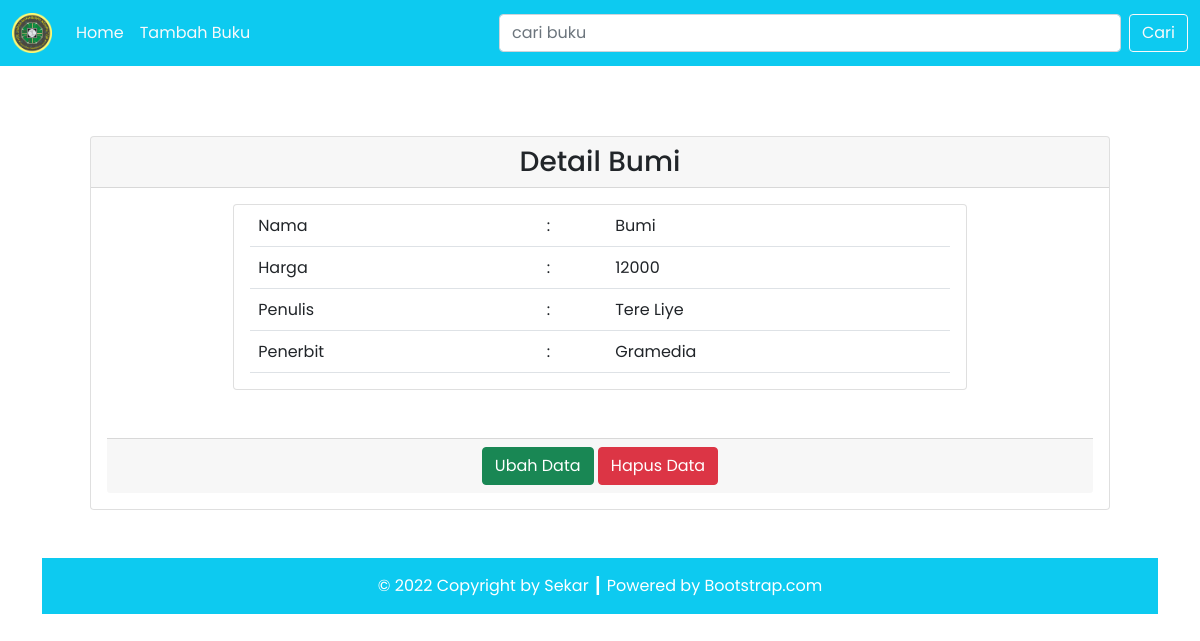
Screenshot of /tp3/detail.php?id=16 with the database file from the repository.
### tables this page shows
CREATE TABLE `buku` (
  `id_buku` int(11) NOT NULL,
  `judul_buku` varchar(100) NOT NULL,
  `harga_buku` varchar(100) NOT NULL,
  `id_penulis` int(11) NOT NULL,
  `id_penerbit` int(11) NOT NULL
);

CREATE TABLE `penulis` (
  `id_penulis` int(11) NOT NULL,
  `nama_penulis` varchar(100) NOT NULL
);

CREATE TABLE `penerbit` (
  `id_penerbit` int(11) NOT NULL,
  `nama_penerbit` varchar(100) NOT NULL
);

### tp3/config/db.php (called while the page is built)
<?php
$DB_HOST = "localhost";
$DB_USERNAME = "root";
$DB_PASSWORD = "";
$DB_NAME = "db_buku";

### tp3/classes/DB.php (called while the page is built, shortened)
<?php
class DB
{
    private $hostname;
    private $username;
    private $password;
    private $dbname;
    private $conn;
    private $result;
    function __construct($hostname, $username, $password, $dbname)
    {
        $this->hostname = $hostname;
        $this->username = $username;
        $this->password = $password;
        $this->dbname = $dbname;
    }
    function open()
    {
        $this->conn = mysqli_connect($this->hostname, $this->username, $this->password, $this->dbname);
    }
    function execute($query)
    {
        $this->result = mysqli_query($this->conn, $query);
    }
    function getResult()
    {
        return mysqli_fetch_array($this->result);
    }
}

### tp3/classes/Buku.php (called while the page is built, shortened)
<?php
class Buku extends DB
{
    function getBukuById($id)
    {
        $query = "SELECT * FROM buku JOIN penulis ON buku.id_penulis=penulis.id_penulis JOIN penerbit ON buku.id_penerbit=penerbit.id_penerbit WHERE id_buku=$id";
        return $this->execute($query);
    }
}

### tp3/detail.php (the view, shortened to what this page needs)
<?php
include('config/db.php');
include('classes/DB.php');
include('classes/Buku.php');
include('classes/Penerbit.php');
$buku = new Buku($DB_HOST, $DB_USERNAME, $DB_PASSWORD, $DB_NAME);
$buku->open();
$data = null;
if (isset($_GET['id'])) {
    $id_buku = $_GET['id'];
    var_dump($id_buku);
    if ($id_buku > 0) {
        $buku->getBukuById($id_buku);
        $row = $buku->getResult();
        if ($row) {
            $data .= '<div class="card-header text-center">
            <h3 class="my-0">Detail ' . $row['judul_buku'] . '</h3>
            </div>
            <div class="card-body">
                <div class="row justify-content-center mb-5">
                    <div class="col-9">
                        <div class="card px-3">
                            <table class="table">
                                <tr>
                                    <td>Nama</td>
                                    <td>:</td>
                                    <td>' . $row['judul_buku'] . '</td>
                                </tr>
                                <tr>
                                    <td>Harga</td>
                                    <td>:</td>
                                    <td>' . $row['harga_buku'] . '</td>
                                </tr>
                                <tr>
                                    <td>Penulis</td>
                                    <td>:</td>
                                    <td>' . $row['nama_penulis'] . '</td>
                                </tr>
                                <tr>
                                    <td>Penerbit</td>
                                    <td>:</td>
                                    <td>' . $row['nama_penerbit'] . '</td>
                                </tr>
                            </table>
                        </div>
                    </div>
                </div>
                <div class="card-footer text-center">
                    <a href="updatebuku.php?id=' . $id_buku . '"><button type="button" class="btn btn-success text-white">Ubah Data</button></a>
                    <form class="d-inline-block" method="POST">
                        <input type="hidden" name="id_buku" value="' . $id_buku . '">
                        <button type="submit" class="btn btn-danger" name="btn-delete">Hapus Data</button>
                    </form>
                </div>';
        } else {
            echo "Data buku tidak ditemukan!";
        }
    }
}
?>

### rows the page displays
buku: judul_buku "Bumi", harga_buku "12000", id_penulis.nama_penulis "Tere Liye", id_penerbit.nama_penerbit "Gramedia"
